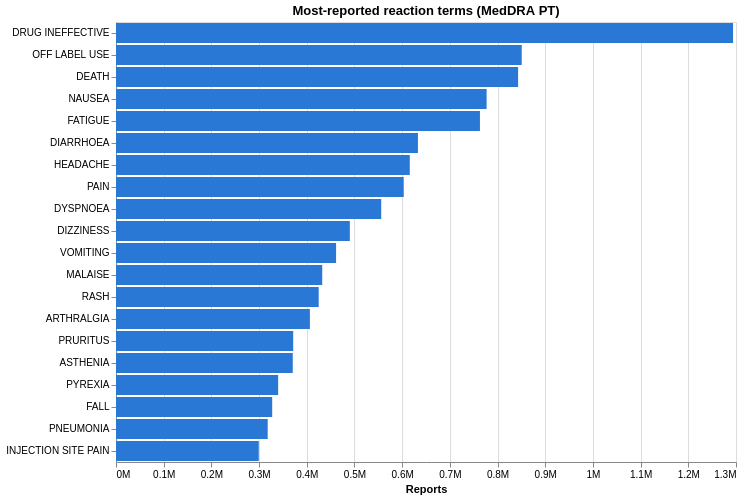

Write a Vega-Lite specification for this figure.
### Vega-Lite specification from a JSON file in a GitHub repository (floating-point values rounded to 4 significant figures)
{"config": {"view": {"continuousWidth": 300, "continuousHeight": 300}}, "data": {"name": "data-e7dc7642c9a34ced9de8c8a66456c771"}, "mark": {"type": "bar", "color": "#2a78d6"}, "encoding": {"tooltip": [{"field": "reports", "format": ",", "type": "quantitative"}], "x": {"axis": {"format": "~s"}, "field": "reports", "title": "Reports", "type": "quantitative"}, "y": {"field": "pt", "sort": "-x", "title": null, "type": "nominal"}}, "height": 440, "title": "Most-reported reaction terms (MedDRA PT)", "width": 620, "$schema": "https://vega.github.io/schema/vega-lite/v6.1.0.json", "datasets": {"data-e7dc7642c9a34ced9de8c8a66456c771": [{"pt": "DRUG INEFFECTIVE", "reports": 1293826}, {"pt": "OFF LABEL USE", "reports": 850733}, {"pt": "DEATH", "reports": 843118}, {"pt": "NAUSEA", "reports": 777121}, {"pt": "FATIGUE", "reports": 763135}, {"pt": "DIARRHOEA", "reports": 633098}, {"pt": "HEADACHE", "reports": 615996}, {"pt": "PAIN", "reports": 603308}, {"pt": "DYSPNOEA", "reports": 556078}, {"pt": "DIZZINESS", "reports": 490310}, {"pt": "VOMITING", "reports": 461469}, {"pt": "MALAISE", "reports": 432440}, {"pt": "RASH", "reports": 425022}, {"pt": "ARTHRALGIA", "reports": 406550}, {"pt": "PRURITUS", "reports": 371539}, {"pt": "ASTHENIA", "reports": 370643}, {"pt": "PYREXIA", "reports": 339983}, {"pt": "FALL", "reports": 327494}, {"pt": "PNEUMONIA", "reports": 318088}, {"pt": "INJECTION SITE PAIN", "reports": 299359}]}}
